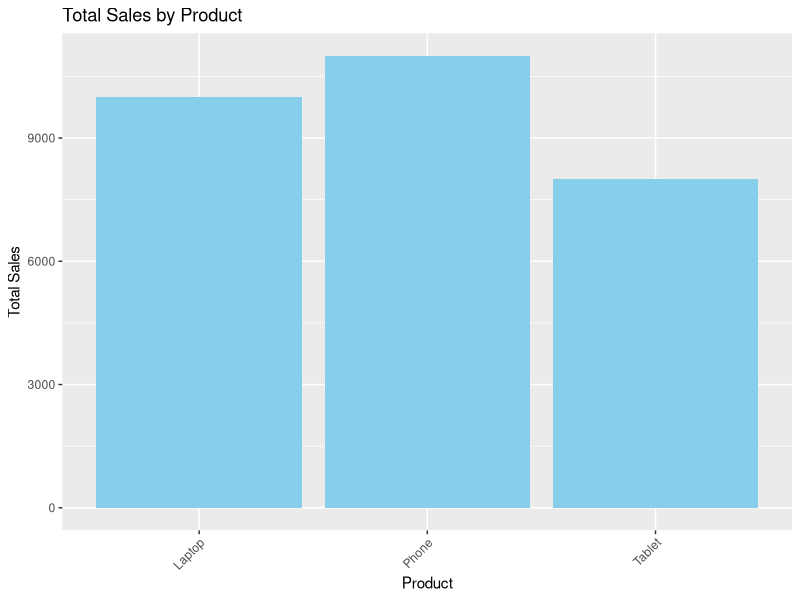
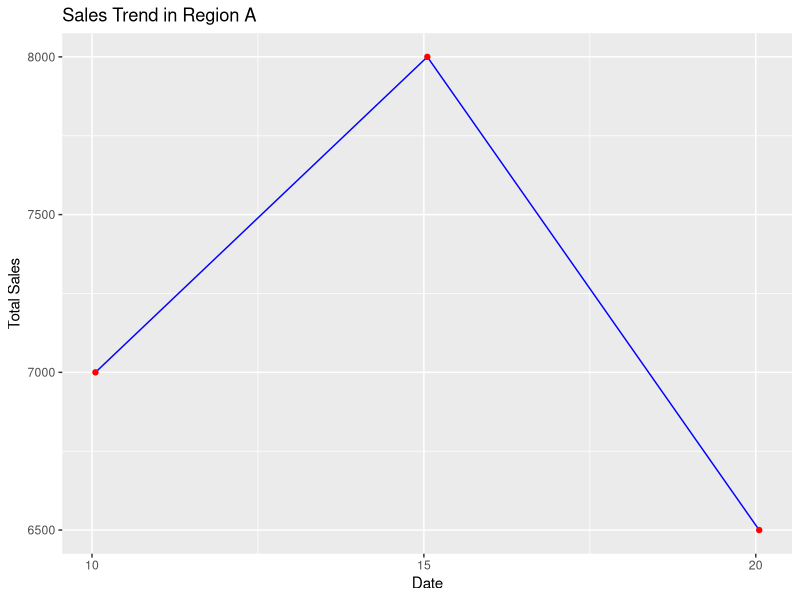

R code for these plots, in order:
# Assuming you have sales_data.csv in your working directory

# Install and load necessary libraries
#if (!requireNamespace("ggplot2", quietly = TRUE)) {
#   install.packages("ggplot2")
# }
# if (!requireNamespace("dplyr", quietly = TRUE)) {
#   install.packages("dplyr")
# }

library(ggplot2)
library(dplyr)

# a) Create a bar chart showing total sales for each Product.

sales_data <- read.csv("sales_data.csv")
head(sales_data)
# Calculate total sales per product
product_sales <- sales_data %>%
  group_by(Product) %>%
  summarise(Total_Sales = sum(Sales))

# Create bar chart
barplot <- ggplot(product_sales, aes(x = Product, y = Total_Sales)) +
  geom_bar(stat = "identity", fill = "skyblue") +
  labs(title = "Total Sales by Product",
        x = "Product",
        y = "Total Sales") +
  theme(axis.text.x = element_text(angle = 45, hjust = 1)) # Rotate x-axis labels for readability

print(barplot)

# b) Create a line plot showing sales trends over time for a region.
# Assuming sales_data has a 'Date' column in a suitable date format
# and a 'Region' column.



# ------------------------------------------------------
sales_data <- read.csv("sales_data.csv")
sales_data$Date <- as.Date(sales_data$Date)

selected_region <- "Region A" #use the test region.

region_data <- sales_data %>%
    filter(Region == selected_region) %>%
    group_by(Date) %>%
    summarise(Total_Sales = sum(Sales))

print(region_data) #print the data.
print(str(region_data)) #print the structure.
# ------------------------------------------------------------
# Line Plot
line_plot <- ggplot(region_data, aes(x = Date, y = Total_Sales)) +
  geom_line(color = "blue") +
  geom_point(color = "red") +
  labs(title = paste("Sales Trend in", selected_region),
       x = "Date",
       y = "Total Sales")
print(line_plot)